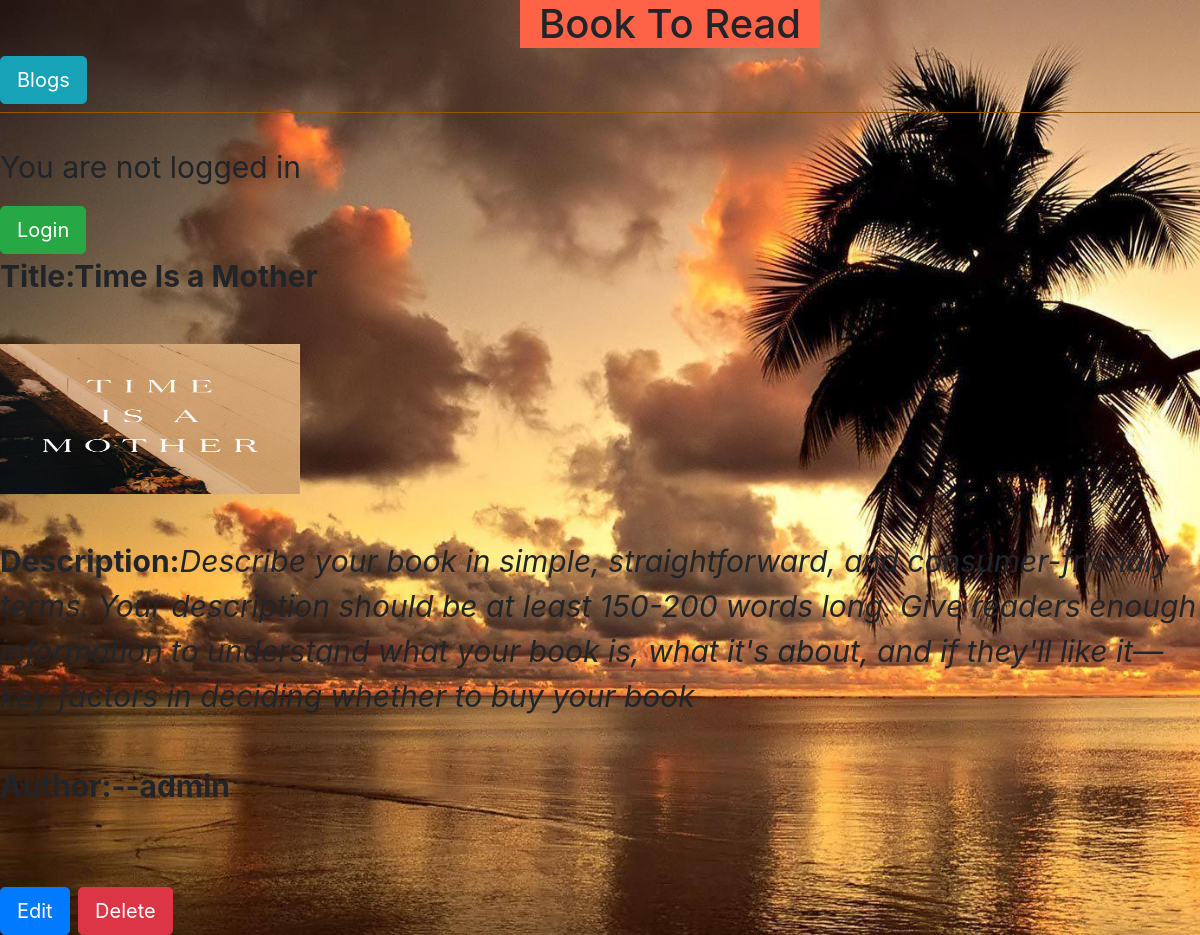
The app's page /post/1/ with its own data.
### bookapp/models.py (models this page shows, shortened)
class Book(models.Model):
    title=models.CharField(max_length=200)
    author=models.ForeignKey('auth.user',on_delete=models.CASCADE)
    description=models.TextField()
    img=models.ImageField(blank=True)
    def imageURL(self):
        try:
            img=self.img.url
        except:
            img=''
        return img

### bookapp/views.py (the view)
# urls.py: path('post/<int:pk>/',DetailView.as_view(),name='post'),
class DetailView(DetailView):
    model = Book
    template_name='post.html'

### templates/post.html
{% extends 'base.html' %}
{% load static %}
{% block content %}
    <div class='post-entry'>
    <strong>Title:{{object.title}}</strong> <br><br>
    <img src="{{object.imageURL}}"><br><br>
    <b>Description:</b><i>{{object.description}}</i><br><br>
    <b>Author:--{{object.author}}</b><br><br>
    </div>
    <a href="{% url 'post_edit' book.pk %}"><button type="button" class="btn btn-primary btn-lg">Edit</button></a>
    <a href="{% url 'delete' book.pk%}"><button type="button" class="btn btn-danger btn-lg">Delete</button></a>
{% endblock content %}

### static/css/main.css (style rules this page uses)
body { background-color:cyan; background-image:url('/static/images/sunset.jpg'); background-attachment: fixed; background-size: cover; }
.post-entry { margin-bottom: 2rem; }

### templates/base.html (style rules this page uses)
body { font-size: 30px; }
img { height: 150px; width: 300px; }

### records on screen
Book: title "Time Is a Mother", imageURL (picture), description "Describe your book in simple, straightforward, and consumer-friendly terms. Your description should be at least 150-200 words long. Give readers enough information to understand what your book is, what it's about, and if they'll like it—key factors in deciding whether to buy your book", author "admin"
